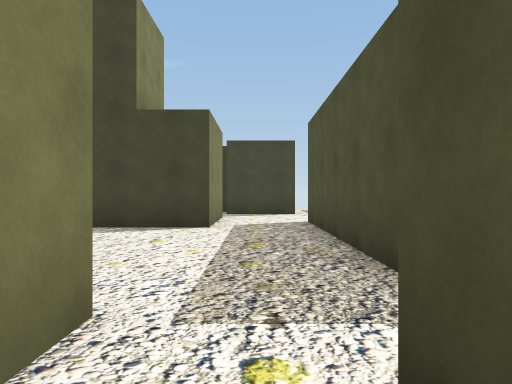
view 1 (above)

24 first-person views from a walk through a Unity game level. The camera is 1.2 m above the floor, looks level and sees 70° across. The floor is counted in squares, 2 m on a side. Each view is taken from the middle of a square. On the plan, view 1 faces up. The plan holds only what a view shows up to about 10 squares ahead; the rest is blank. The player character is not drawn.

view 2
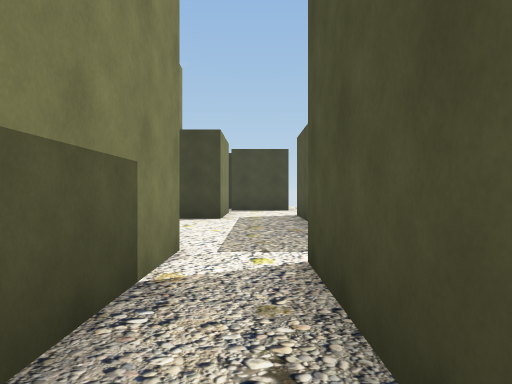

view 3
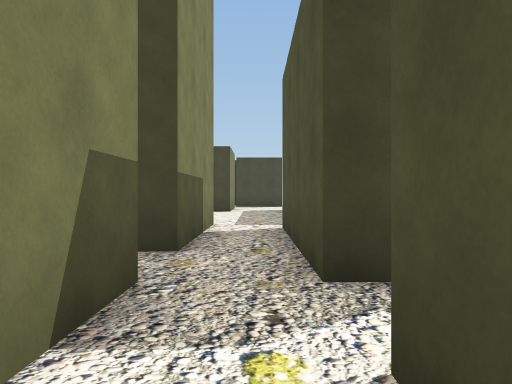

view 4
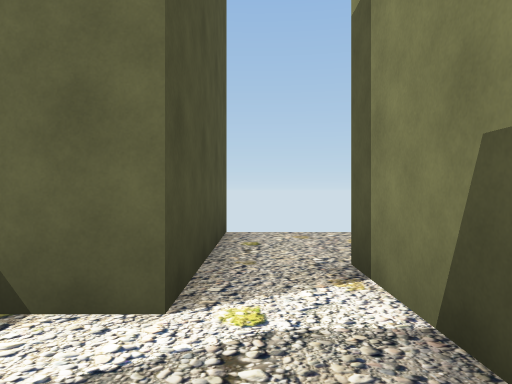

view 5
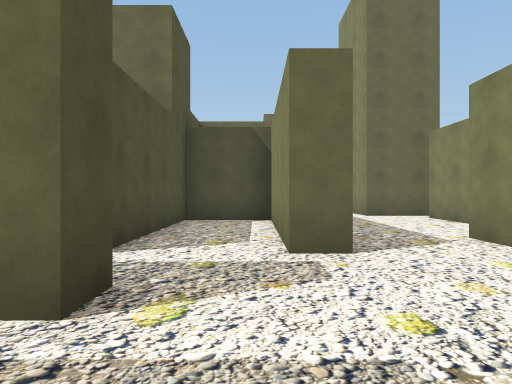

view 6
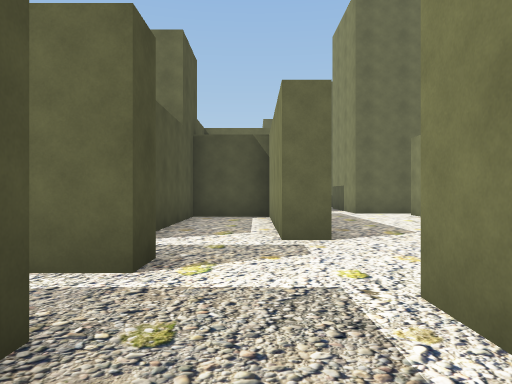

view 7
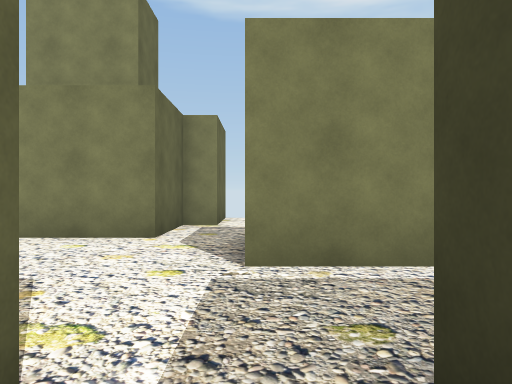

view 8
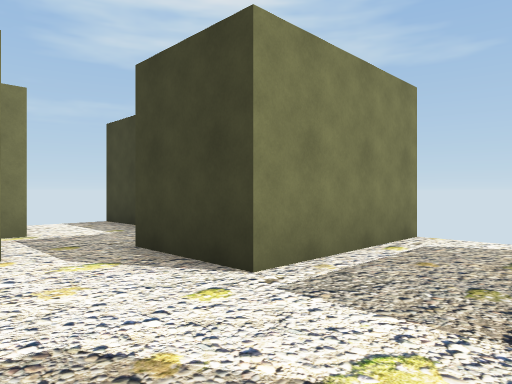

view 9
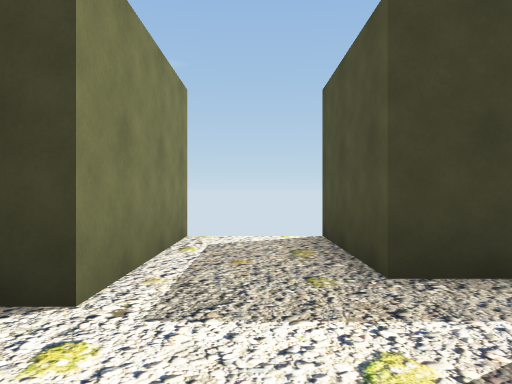

view 10
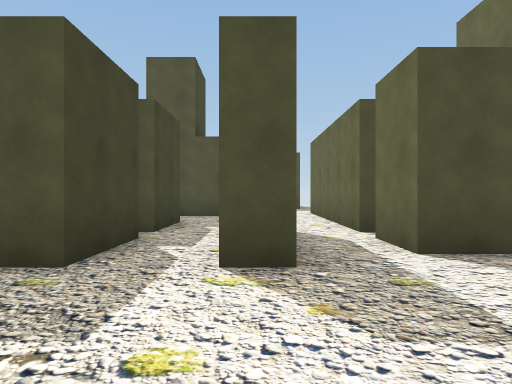

view 11
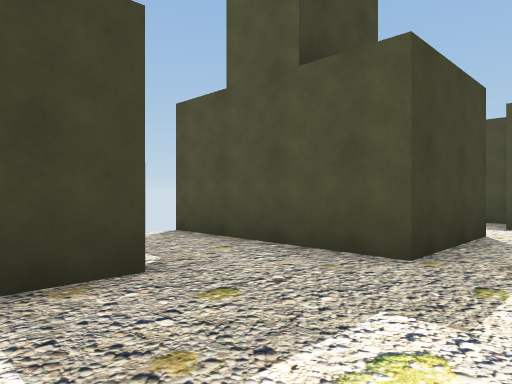

view 12
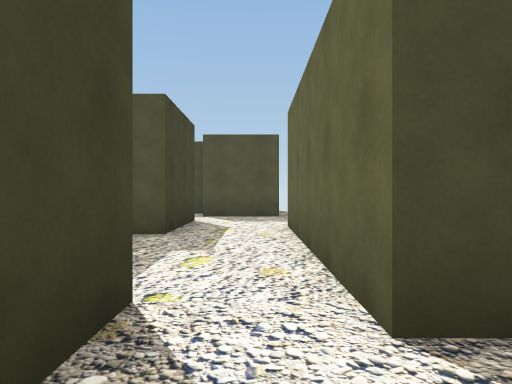

view 13
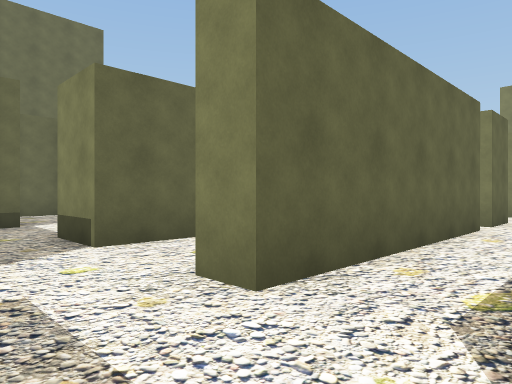

view 14
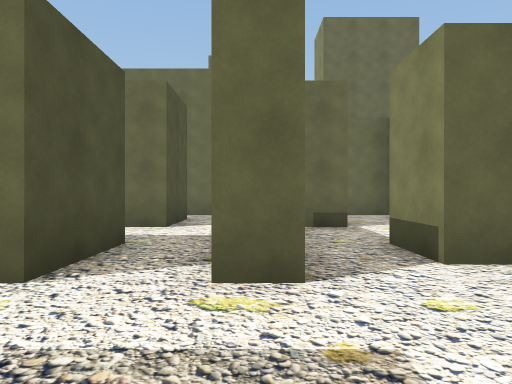

view 15
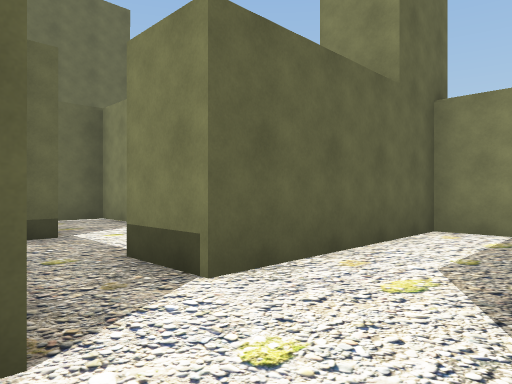

view 16
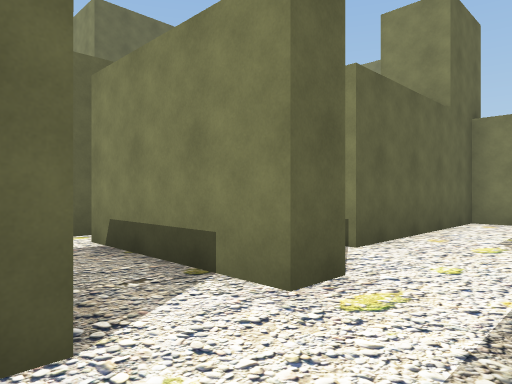

view 17
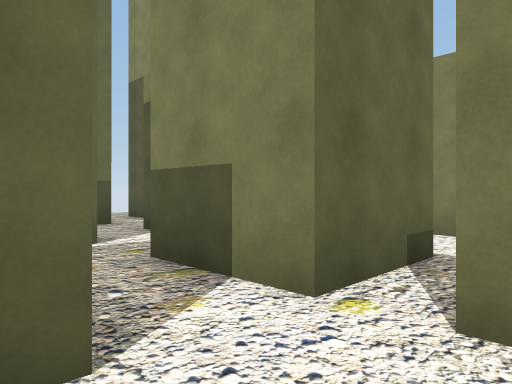

view 18
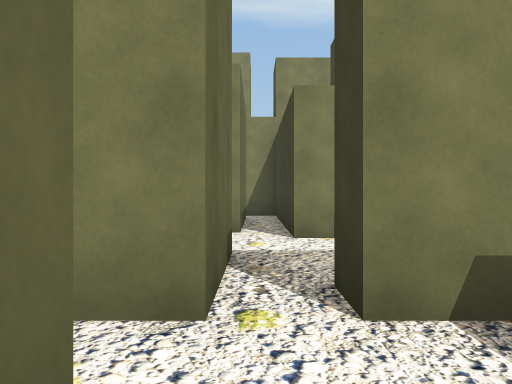

view 19
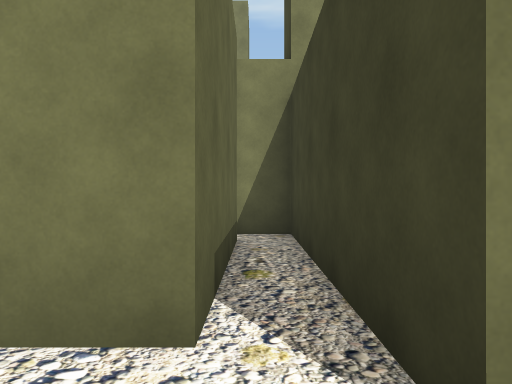

view 20
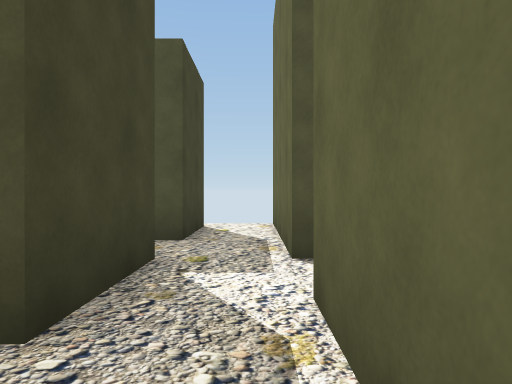

view 21
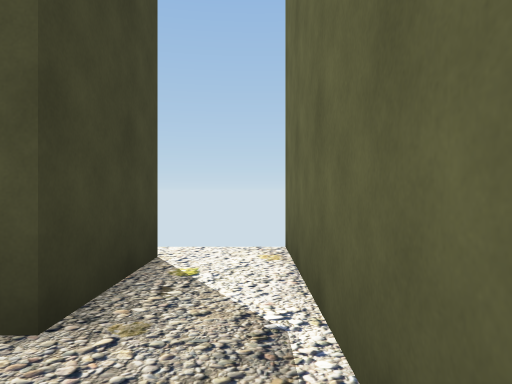

view 22
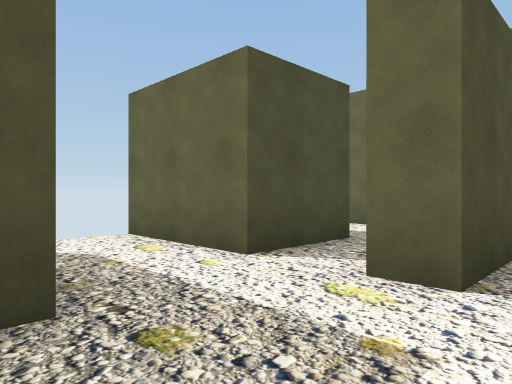

view 23
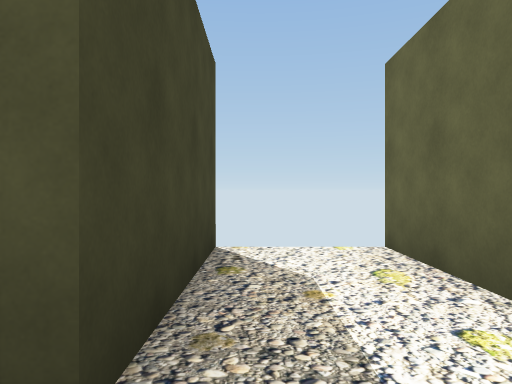

view 24
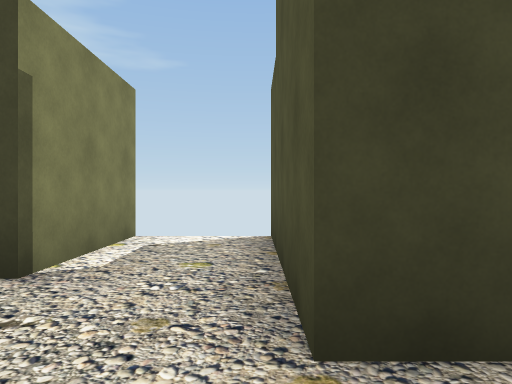

### Floor plan
Ten units are one square. View 1 is at (0, 0); x grows to the right and y downward. Boxes are objects, and circles mark ways between rooms. Rooms are numbered by the first view taken in them; rooms with no view inside come last. Other rooms are left out.
<svg viewBox="-50 -135 215 215">
<path fill="none" stroke="#000" d="M-8 -18 -8 13M-8 25 -8 35M10 26 4 26 4 -12M4 38 14 38M-8 35 -8 50M4 75 4 38M29 -86 29 -93 38 -93M17 -74 17 -31 35 -31 35 -74 48 -74M48 -105 29 -105 29 -130M11 -130 11 -99M11 -99 -9 -99M11 -74 17 -74M-31 -112 -45 -112M-44 -93 -26 -93 -26 -87 -8 -87 -8 -74M60 -87 49 -87M74 -130 74 -105 55 -105M55 -69 55 -74 104 -74M104 -93 92 -93 92 -130M117 -56 123 -56 123 -35M104 -74 104 -68M118 -93 104 -93M135 -36 135 -56 160 -56M160 -74 129 -74 129 -94M61 -60 61 -50 104 -50M135 -18 148 -18M123 -35 123 -25M92 -31 92 -25 48 -25 48 -16M104 -18 123 -18M104 -50 104 -36M123 -25 116 -25M56 -18 86 -18M117 -41 117 -56M86 -18 86 13 111 13M123 1 104 1M122 13 160 13M123 -18 123 1M154 1 135 1 135 -18"/>
<circle cx="0" cy="45" r="3" fill="#2a7"/>
<circle cx="10" cy="-85" r="3" fill="#2a7"/>
<circle cx="35" cy="-100" r="3" fill="#2a7"/>
<circle cx="40" cy="-80" r="3" fill="#2a7"/>
<circle cx="100" cy="-85" r="3" fill="#2a7"/>
<circle cx="130" cy="-45" r="3" fill="#2a7"/>
<circle cx="110" cy="-50" r="3" fill="#2a7"/>
<circle cx="120" cy="-20" r="3" fill="#2a7"/>
<circle cx="130" cy="-5" r="3" fill="#2a7"/>
<circle cx="95" cy="-5" r="3" fill="#2a7"/>
<circle cx="110" cy="10" r="3" fill="#2a7"/>
<text x="0" y="0">1</text>
<text x="0" y="50">2</text>
<text x="30" y="-80">3</text>
<text x="-10" y="-90">4</text>
<text x="70" y="-100">5</text>
<text x="120" y="-70">6</text>
<text x="140" y="-30">7</text>
<text x="90" y="-20">8</text>
<text x="100" y="0">9</text>
<text x="130" y="0">10</text>
</svg>
Room 1 opens to room 2. Room 3 opens to room 4. Room 3 opens to room 5. Room 5 opens to room 6. Room 6 opens to room 7. Room 6 opens to room 8. Room 7 opens to room 8. Room 7 opens to room 10. Room 8 opens to room 9. Room 9 opens to room 10.

Where each view was taken, in squares from view 1:
view 1: 0 up, 0 right, facing up
view 2: 2 down, 0 right, facing up
view 3: 5 down, 0 right, facing up
view 4: 2 down, 0 right, facing down
view 5: 11 up, 2 right, facing down
view 6: 12 up, 2 right, facing down
view 7: 10 up, 4 right, facing left
view 8: 8 up, 3 right, facing up-left
view 9: 8 up, 2 right, facing up
view 10: 9 up, 0 right, facing right
view 11: 8 up, 6 right, facing up-right
view 12: 8 up, 4 right, facing right
view 13: 9 up, 12 right, facing down-left
view 14: 8 up, 12 right, facing down
view 15: 7 up, 12 right, facing down-left
view 16: 7 up, 14 right, facing down-left
view 17: 3 up, 14 right, facing down-left
view 18: 2 up, 14 right, facing left
view 19: 2 up, 10 right, facing left
view 20: 1 down, 9 right, facing right
view 21: 1 down, 12 right, facing right
view 22: 8 up, 11 right, facing down-right
view 23: 7 up, 12 right, facing right
view 24: 8 up, 9 right, facing up
